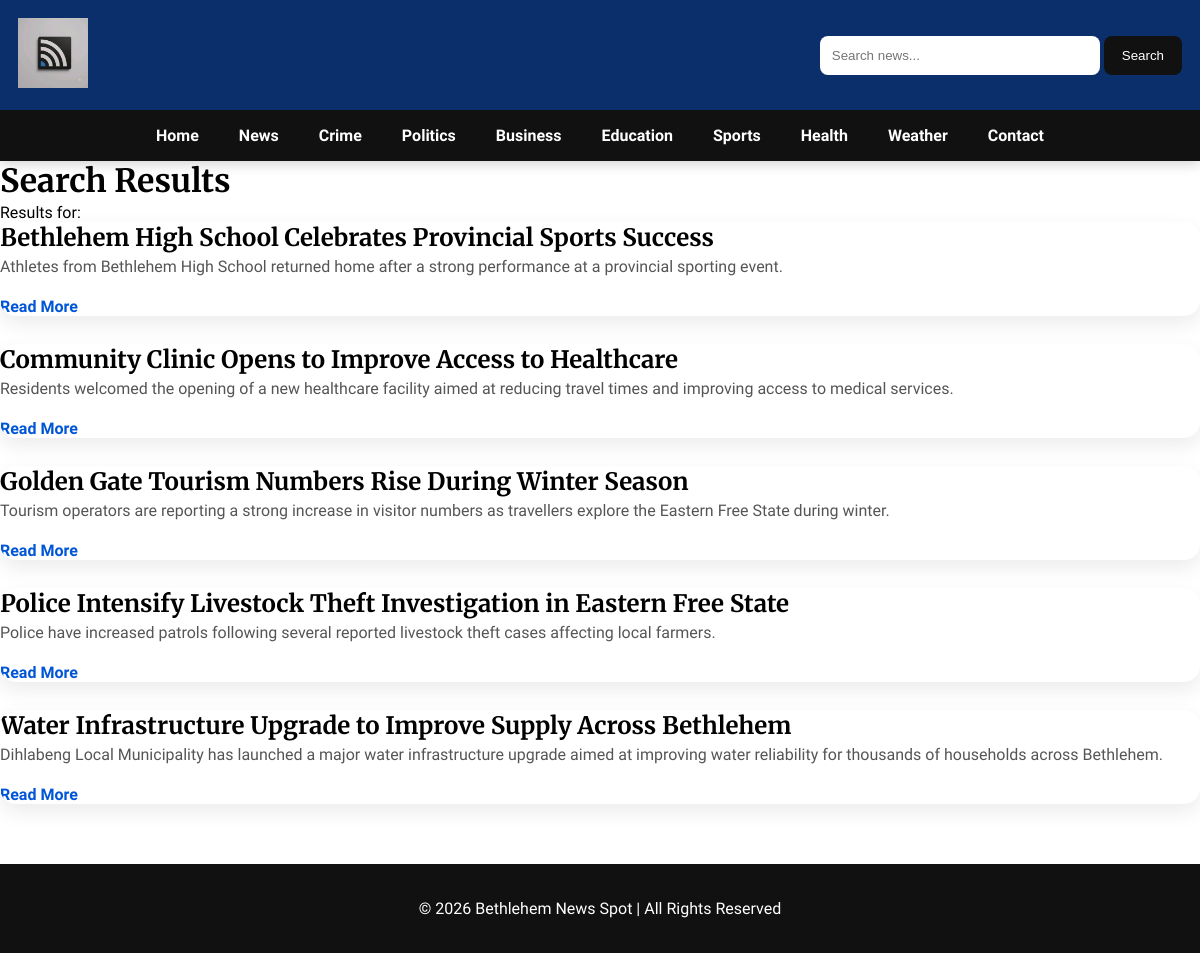
Before: /search with the older database file.
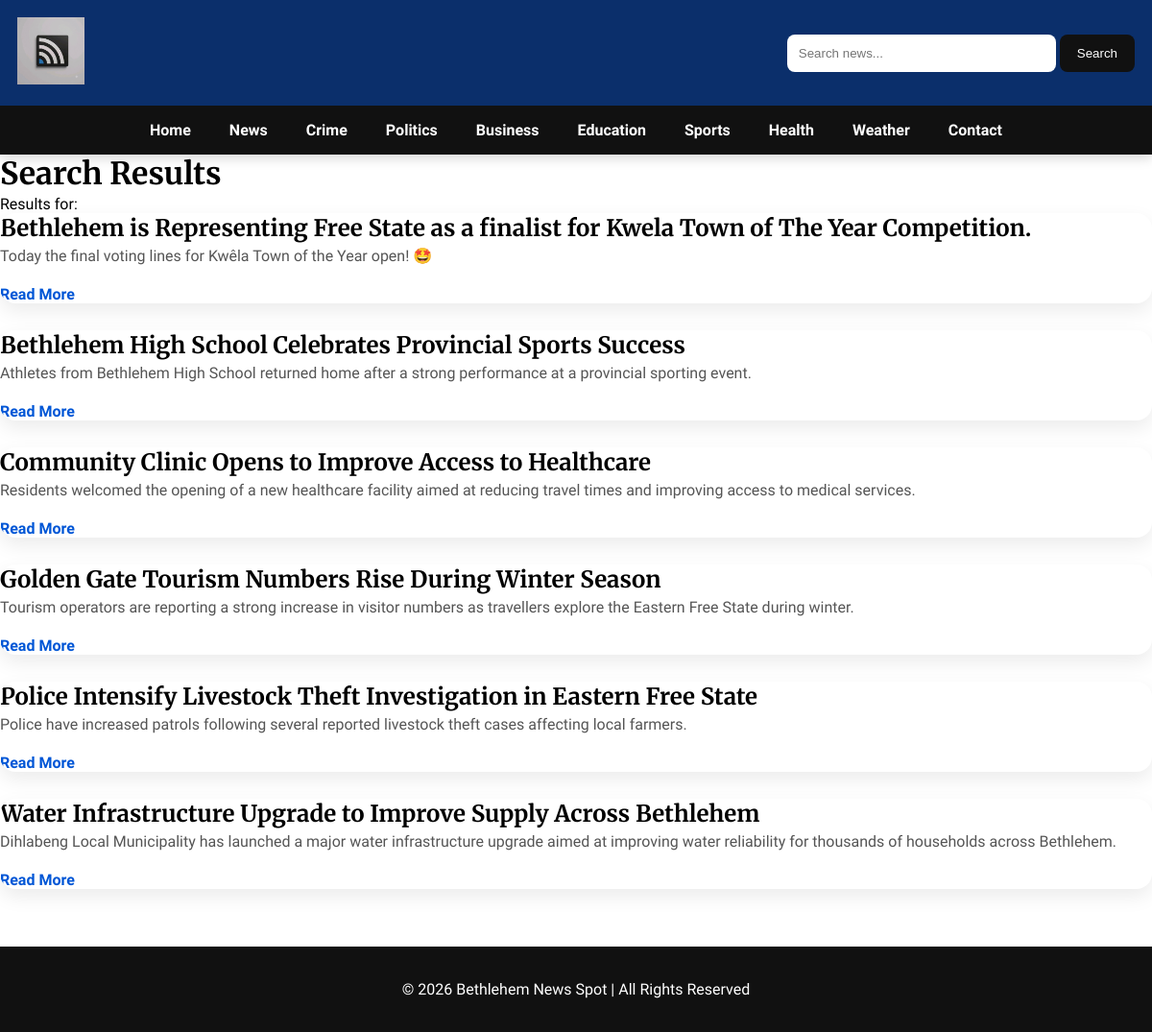
After: the same page with the newer database file.
### models/article.py (models this page shows)
class Article(db.Model):
    __tablename__ = "articles"
    id = db.Column(db.Integer, primary_key=True)
    title = db.Column(db.String(200), nullable=False)
    summary = db.Column(db.String(500), nullable=False)
    content = db.Column(db.Text, nullable=False)
    category = db.Column(db.String(100), nullable=False)
    author = db.Column(db.String(100), nullable=False)
    image = db.Column(db.String(255))
    published = db.Column(
    db.Boolean,
    default=False
)
    breaking = db.Column(db.Boolean, default=False)
    featured = db.Column(db.Boolean, default=False)
    views = db.Column(db.Integer, default=0)
    created_at = db.Column(db.DateTime, default=datetime.utcnow)

### routes/articles.py (the view)
@articles_bp.route("/search")
def search():
    search_term = request.args.get("q", "")
    articles = search_articles(search_term)
    return render_template(
        "search_results.html",
        search_term=search_term,
        articles=articles,
    )

### services/article_service.py (called while the page is built)
def search_articles(search_term):
    return (
        Article.query.filter(
            or_(
                Article.title.ilike(f"%{search_term}%"),
                Article.summary.ilike(f"%{search_term}%"),
                Article.content.ilike(f"%{search_term}%"),
                Article.category.ilike(f"%{search_term}%"),
                Article.author.ilike(f"%{search_term}%"),
            )
        )
        .order_by(Article.created_at.desc())
        .all()
    )

### templates/search_results.html (shortened to what this page needs)
{% extends "base.html" %}
{% block content %}
<h1>Search Results</h1>
<p>
Results for:
</p>
{% if articles %}
    {% for article in articles %}
        <div class="news-card">
            <h2>{{ article.title }}</h2>
            <p>{{ article.summary }}</p>
            <a href="{{ url_for('articles.article', article_id=article.id) }}">
                Read More
            </a>
        </div>
    {% endfor %}
{% else %}
<p>No matching articles found.</p>
{% endif %}
{% endblock %}

### templates/base.html (shortened to what this page needs)
<!DOCTYPE html>
<html lang="en">
<head>
    <link rel="stylesheet" href="{{ url_for('static', filename='css/main.css') }}">
    <link rel="stylesheet"
          href="https://cdnjs.cloudflare.com/ajax/libs/font-awesome/6.5.2/css/all.min.css">
    <link rel="stylesheet"
href="{{ url_for('static', filename='css/homepage.css') }}">
    <link rel="stylesheet"
href="{{ url_for('static', filename='css/article.css') }}">
</head>
<body>
    <header>
        <div class="top-bar">
            <div class="logo">
                <img src="{{ url_for('static', filename='images/logo.png') }}"
                     alt="Bethlehem News Spot">
            </div>
            <div class="search-box">
<form action="{{ url_for('articles.search') }}" method="GET">
    <input
        type="text"
        name="q"
        placeholder="Search news..."
    >
    <button type="submit">
        Search
    </button>
</form>
            </div>
        </div>
        <nav id="main-nav">
            <a href="/">Home</a>
            <a href="/news">News</a>
            <a href="/crime">Crime</a>
            <a href="/politics">Politics</a>
            <a href="/business">Business</a>
            <a href="/education">Education</a>
            <a href="/sports">Sports</a>
            <a href="/health">Health</a>
            <a href="/weather">Weather</a>
            <a href="/contact">Contact</a>
        </nav>
    </header>
    <main>
        {% block content %}
        {% endblock %}
    </main>
    <footer>
        <p>
            © 2026 Bethlehem News Spot | All Rights Reserved
        </p>
    </footer>
</body>
</html>

### static/css/main.css (style rules this page uses)
* { margin:0; padding:0; box-sizing:border-box; }
body { font-family:'Source Sans 3',sans-serif; }
header { background:#0b2f6b; color:white; box-shadow:0 3px 12px rgba(0,0,0,.18); }
.top-bar { max-width:1300px; margin:auto; display:flex; justify-content:space-between; align-items:center; padding:18px; }
.logo img { height:70px; }
.search-box { display:flex; gap:8px; }
.search-box input { width:280px; padding:12px; border:none; border-radius:8px; }
.search-box button { background:#111; color:white; border:none; border-radius:8px; padding:12px 18px; cursor:pointer; }
nav { background:#111; display:flex; justify-content:center; flex-wrap:wrap; }
nav a { color:white; text-decoration:none; padding:18px; font-weight:600; transition:.3s; }
.news-card { background:#fff; border-radius:18px; overflow:hidden; box-shadow:0 10px 30px rgba(0,0,0,.08); transition:all .35s ease; display:flex; flex-direction:column; height:100%; }
.news-card p { color:#666; line-height:1.7; margin-bottom:15px; }
.news-card a { margin-top:auto; display:inline-block; text-decoration:none; color:#0056d6; font-weight:700; }
footer { background:#111; color:white; text-align:center; padding:35px; margin-top:60px; }
h1, h2, h3, h4, .section-title, .main-story h1, .side-card h3, .news-card h3 { font-family:'Merriweather',serif; font-weight:700; line-height:1.3; }
.news-card p, .story-overlay p { font-size:16px; line-height:1.8; color:#555; }
a { text-decoration:none; }
.news-card { background:#fff; border-radius:18px; overflow:hidden; box-shadow:0 8px 25px rgba(0,0,0,.08); transition:.35s; }
#main-nav { display:flex; justify-content:center; gap:24px; flex-wrap:wrap; }
#main-nav a { color:white; text-decoration:none; font-weight:600; padding:16px 8px; transition:.3s; }

### static/css/homepage.css (style rules this page uses)
.news-card { background:#fff; border-radius:16px; overflow:hidden; box-shadow:0 8px 20px rgba(0,0,0,.08); transition:.35s; margin-bottom:28px; display:flex; flex-direction:column; }
.news-card a { transition:.25s; }

Changed rows visible on the page:
added Article: title "Bethlehem is Representing Free State as a finalist for Kwela Town of The Year Competition.", summary "Today the final voting lines for Kwêla Town of the Year open! 🤩"
